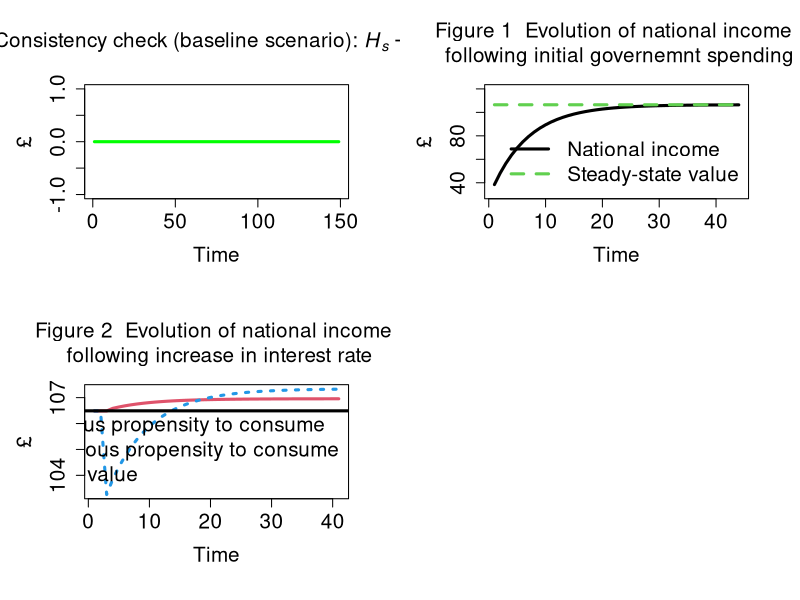

Here is the R script that generated this plot:
# Model PC for R (from scratch): main code
# from Wynne Godley and Marc Lavoie
# Monetary Economics
# Chapter 4 

# Version: 30 May 2019; revised: 7 November 2023

################################################################################

#STEP 1: PREPARE THE WORK-SPACE

#Clear environment
rm(list=ls(all=TRUE))

#Clear plots
if(!is.null(dev.list())) dev.off()

#Clear console
cat("\014")

#Number of periods
nPeriods = 150

#Number of scenarios
nScenarios=3 


################################################################################

#STEP 2: SET THE COEFFICIENTS (EXOGENOUS VARIABLES AND PARAMETERS)
alpha11=0.65 #Autonomous propensity to consume out of income
alpha12=2 #Elasticity of consumption propensity to interest rate
alpha2=0.4 #Propensity to consume out of wealth
lambda0 = 0.635 #Autonomous share of bills
lambda1 = 5 #Elasticity of bills demand to interest rate
lambda2 = 0.01 #Elasticity of bills demand to yd/v
theta=0.2 #Tax rate on income
r_bar=matrix(data=0.025,nrow=nScenarios,ncol=nPeriods) #Interest rate as policy instrument

################################################################################

#STEP 3: CREATE VARIABLES AND ATTRIBUTE INITIAL VALUES
b_cb=matrix(data=0,nrow=nScenarios,ncol=nPeriods)#Government bills held by Central Bank
b_h=matrix(data=0,nrow=nScenarios,ncol=nPeriods) #Government bills held by households
b_s=matrix(data=0,nrow=nScenarios,ncol=nPeriods) #Government bills supplied by government
cons=matrix(data=0,nrow=nScenarios,ncol=nPeriods) #Consumption
g=matrix(data=0,nrow=nScenarios,ncol=nPeriods) #Government expenditure
h_h=matrix(data=0,nrow=nScenarios,ncol=nPeriods) #Cash money held by households
h_s=matrix(data=0,nrow=nScenarios,ncol=nPeriods) #Cash money supplied by central bank
r=matrix(data=r_bar,nrow=nScenarios,ncol=nPeriods) #Interest rate on government bills
t=matrix(data=0,nrow=nScenarios,ncol=nPeriods) #Taxes
v=matrix(data=0,nrow=nScenarios,ncol=nPeriods) #Households wealth
y=matrix(data=0,nrow=nScenarios,ncol=nPeriods) #Income = GDP
y_star=matrix(data=0,nrow=nScenarios,ncol=nPeriods) #Steady state GDP
yd=matrix(data=0,nrow=nScenarios,ncol=nPeriods) #Disposable income of households
alpha1=matrix(data=0.6,nrow=nScenarios,ncol=nPeriods) #Endogenous propensity to consume out of income

################################################################################

#STEP 4: RUN THE MODEL

#STEP 4.A: DEFINE THE LOOPS

#Choose scenario
for (j in 1:nScenarios){
  
  #Define time loop
  for (i in 2:nPeriods){
    
    #Define iterations
    for (iterations in 1:100){
      
      
      #STEP 4.B: ADD ALTERNATIVE SCENARIOS  
      
      #Initial shock to government spending
      if (i>=2){g[j,i]=20}
      
      #Scenario 2: shock to interest rate
      if (i>=102 && j==2){r[j,i]=0.035}
      
      #Scenario 3: shock to interest rate with endogenous propensity to consume 
      if (i>=102 && j==3){r[j,i]=0.035}
      
      
      #STEP 4.C: DEFINE THE SYSTEM OF EQUATIONS            
      
      #Determination of output - eq. 4.1
      y[j,i] = cons[j,i] + g[j,i]
      
      #Disposable income - eq. 4.2
      yd[j,i] = y[j,i] - t[j,i] + r[j,i-1]*b_h[j,i-1]
      
      #Tax payments - eq. 4.3
      t[j,i] = theta*(y[j,i] + r[j,i-1]*b_h[j,i-1])
      
      #Wealth accumulation - eq. 4.4
      v[j,i] = v[j,i-1] + (yd[j,i] - cons[j,i])
      
      #Consumption function - eq. 4.5
      cons[j,i] = alpha1[j,i]*yd[j,i] + alpha2*v[j,i-1]
      
      #Endogenous propensity to consume out of income ***
      if (j==3){ alpha1[j,i] = alpha11 - alpha12*r[j,i] }
      
      #Cash money - eq. 4.6
      h_h[j,i] = v[j,i] - b_h[j,i]
      
      #Demand for government bills - eq. 4.7
      b_h[j,i] = v[j,i]*(lambda0 + lambda1*r[j,i] - lambda2*(yd[j,i]/v[j,i]))
      
      #Supply of government bills - eq. 4.8
      b_s[j,i] = b_s[j,i-1] + (g[j,i] + r[j,i-1]*b_s[j,i-1]) - (t[j,i] + r[j,i-1]*b_cb[j,i-1])
      
      #Supply of cash - eq. 4.9
      h_s[j,i] = h_s[j,i-1] + b_cb[j,i] - b_cb[j,i-1]
      
      #Government bills held by the central bank - eq. 4.10
      b_cb[j,i] = b_s[j,i] - b_h[j,i]
      
      #Interest rate as policy instrument - eq. 4.11
      r[j,i] = r_bar[j,i]
      
      #Additional equation: steady-state GDP
      y_star[j,i] = (g[j,i]+r[j,i]*64.86478*(1-theta))/theta
      
      }
    }
  }

################################################################################

#STEP 5: CONSISTENCY CHECK (REDUNDANT EQUATION)

#Create consistency statement 
aerror=0
error=0
for (i in 2:(nPeriods-1)){error = error + (h_s[1,i]-h_h[1,i])^2}
aerror = error/nPeriods
if ( aerror<0.01 ){cat(" *********************************** \n Good news! The model is watertight! \n", "Average error =", aerror, "< 0.01 \n", "Cumulative error =", error, "\n ***********************************")} else{
  if ( aerror<1 && aerror<1 ){cat(" *********************************** \n Minor issues with model consistency \n", "Average error =", aerror, "> 0.01 \n", "Cumulative error =", error, "\n ***********************************")}
  else{cat(" ******************************************* \n Warning: the model is not fully consistent! \n", "Average error =", aerror, "> 1 \n", "Cumulative error =", error, "\n *******************************************")} }      

#Plot redundant equation
layout(matrix(c(1,2,3,4), 2, 2, byrow = TRUE))
par(mar = c(5.1+1, 4.1+1, 4.1+1, 2.1+1))
plot(h_s[1,2:nPeriods]-h_h[1,2:nPeriods], type="l", col="green",lwd=3,lty=1,font.main=1,cex.main=1.5,
     main=expression("Consistency check (baseline scenario): " * italic(H[phantom("")]["s"]) - italic(H[phantom("")]["h"])),
     cex.axis=1.5,cex.lab=1.5,ylab = '£',
     xlab = 'Time',ylim = range(-1,1))

################################################################################

#STEP 6: CREATE AND DISPLAY GRAPHS

#Set layout
#layout(matrix(c(1,2), 1, 2, byrow = TRUE))
par(mar = c(5.1+1, 4.1+1, 4.1+1, 2.1+1))

#Figure 1
plot(y[1,2:45],type="l",col="1",lwd=3,lty=1,font.main=1,cex.main=1.5,cex.axis=1.5,cex.lab=1.5,
     main="Figure 1  Evolution of national income \n following initial governemnt spending",
     ylab = '£',xlab = 'Time',ylim=range(30,120))
lines(y_star[1,2:45],type="l",lwd=3,lty=2,col="3")
legend("bottomright",c("National income","Steady-state value"),  bty = "n",
       cex = 1.5, lty=c(1,2), lwd=c(3,3), col = c(1,3), box.lwd=0)

#Figure 2
plot(y[2,100:140],type="l",col="2",lwd=3,lty=1,font.main=1,cex.main=1.5,cex.axis=1.5,cex.lab=1.5,
     main="Figure 2  Evolution of national income \n following increase in interest rate",
     ylab = '£',xlab = 'Time',ylim=range(min(y[3,100:150]),max(y[3,100:150])))
lines(y[3,100:140],type="l",lwd=3,lty=3,col="4")
abline(h=106.49,col="1",lwd=3) 
legend("bottomright",c("Exogenous propensity to consume","Endogenous propensity to consume","Baseline value"),  bty = "n",
       cex = 1.5, lty=c(1,3,1), lwd=c(3,3,3), col = c(2,4,1), box.lwd=0)
